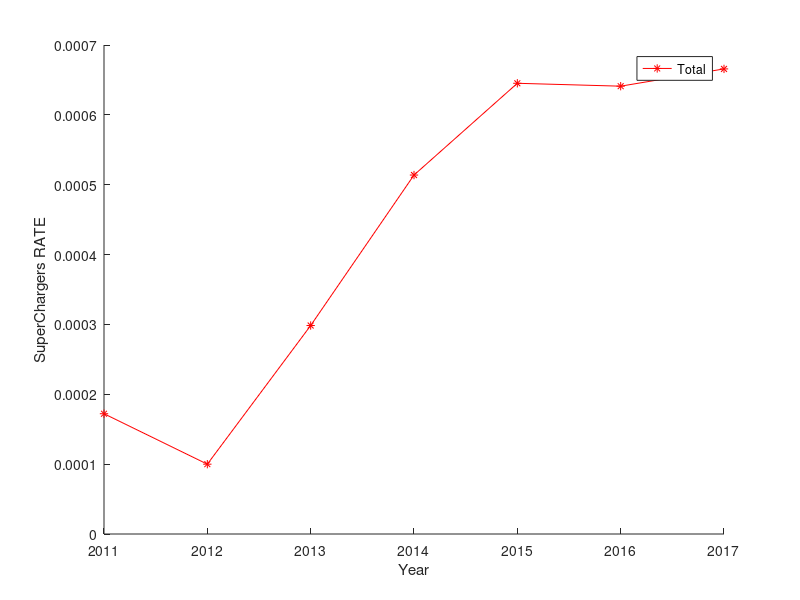

This chart was generated by the following MATLAB code:
% Rate
a = [17425 , 52607 , 97507 ,122438 , 116099 , 158614 , 199826];
b = cumsum(a);
s = [3,7,50,149,262,362,509];
x=1:7;
c=zeros(1,7);
for p = 1:7 
    c(p)= s(p) / b(p);
end

hold on;
plot(x,c,'r-*');
ylabel('SuperChargers RATE');
xlabel('Year');
set(gca,'xtick',[1:7]);
set(gca,'xticklabel',['2011';'2012';'2013';'2014';'2015';'2016';'2017'])
legend('Total');
hold off;